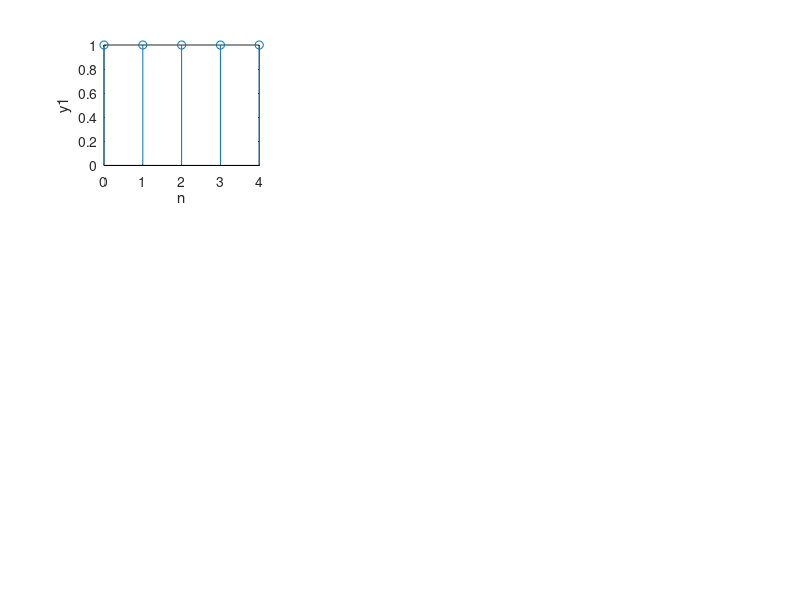

MATLAB code for this plot:
%generation of basic signals

clc;
clear;
n=input('enter the n value:');
t=0:1:n-1;

%step signal
y1=ones(1,n);
subplot(3,3,1);
stem(t,y1);

xlabel('n');
ylabel('y1');
